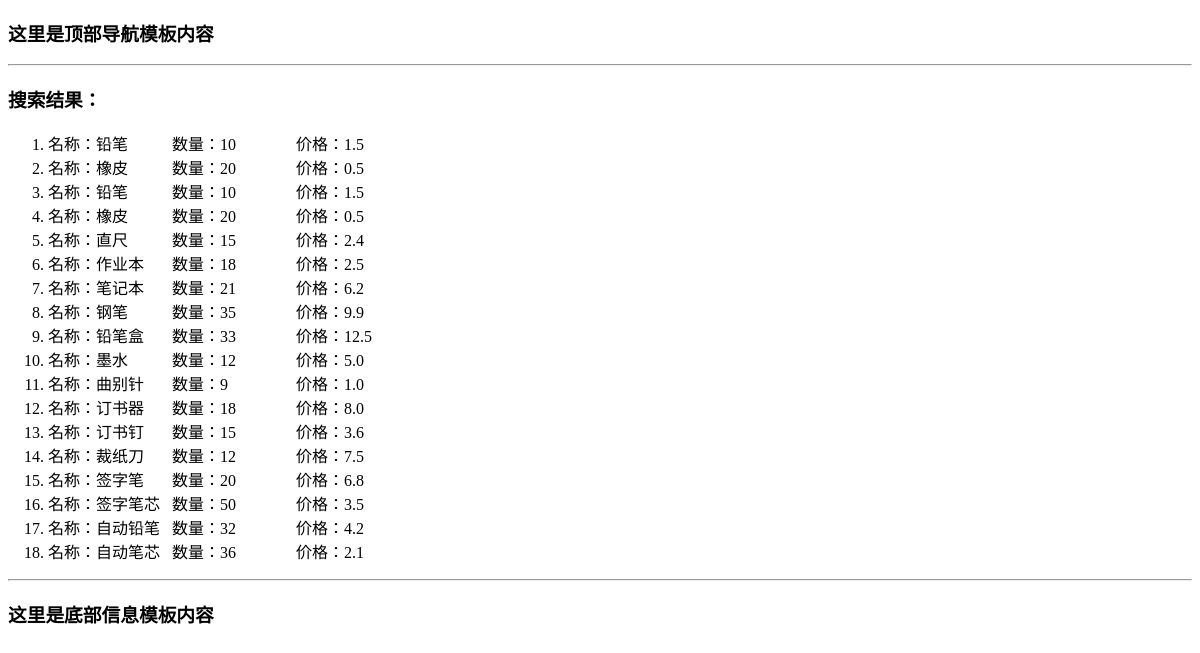
The page /all/ on the database as committed earlier.
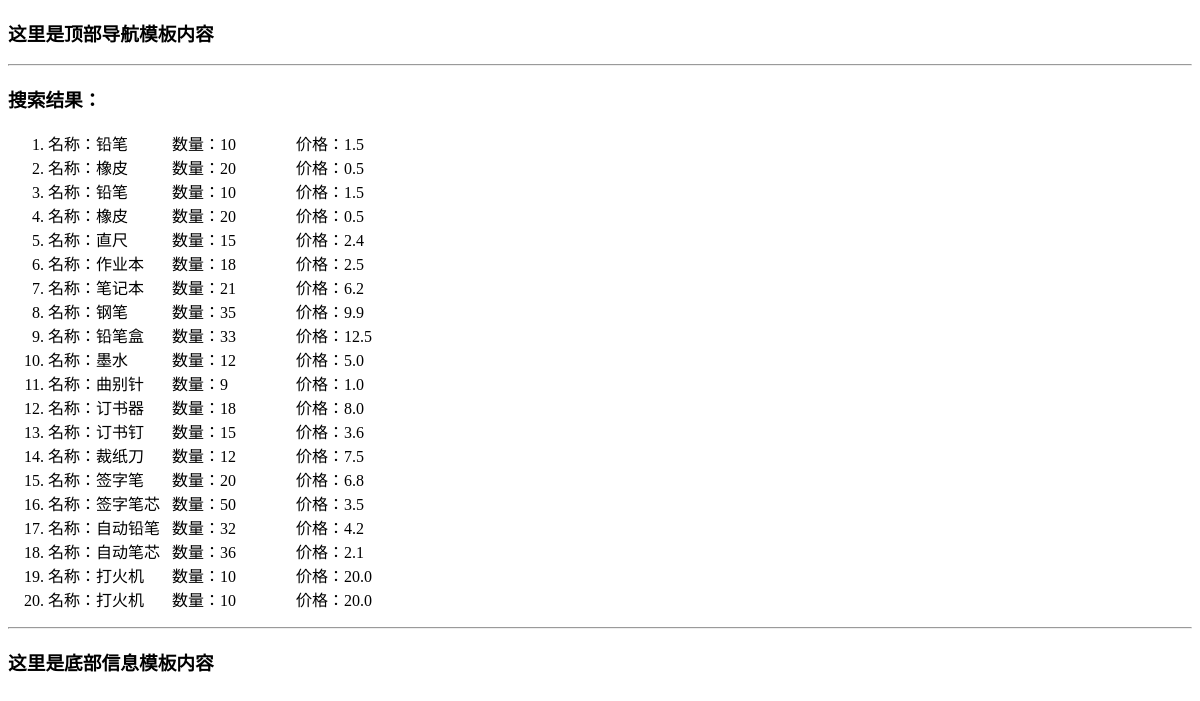
The same page on the database as committed later.
### MySite/models.py (models this page shows, shortened)
class Goods(models.Model):
    goods_name = models.CharField(max_length=30)
    goods_number = models.IntegerField()
    goods_price = models.FloatField()

### MySite/views.py (the view)
# urls.py: path('all/',views.searchall),
def searchall(request):
    goods_list = Goods.objects.all()
    return render(request,'search_result.html',{'goods_list':goods_list,'title':'查询'})

### MyWeb/context_processor.py (called while the page is built)
def getuserip(request):
    ip = request.META['REMOTE_ADDR']
    if ip == '127.0.0.1':
        return {'user_type':'本机用户'}
    return {'user_type':'外部用户(%s)'%ip}

### templates/search_result.html
{% extends 'base.html' %}
{% block content %}
    <h3>搜索结果：</h3>
    <ol>
        {% for goods_info in goods_list %}
            <li>
                <label style="display:inline-block;width:120px;">名称：{{ goods_info.goods_name }}</label>
                <label style="display:inline-block;width:120px;">数量：{{ goods_info.goods_number }}</label>
                <label style="display:inline-block;width:90px;">价格：{{ goods_info.goods_price }}</label>
            {% empty %}
                没有查询结果
         {% endfor %}
    </ol>
{% endblock %}

### templates/base.html (shortened to what this page needs)
<!DOCTYPE html>
<html lang="en">
<head>
</head>
<body>
{% include 'nav.html' %}
{% block content %}这是网站内容{% endblock %}
{% include 'footer.html' %}
</body>
</html>

### templates/nav.html
<h3>这里是顶部导航模板内容</h3>
<hr>

### templates/footer.html
<hr>
<h3>这里是底部信息模板内容</h3>
<body>

Rows that differ between the two databases and show on the page:
added Goods: goods_name "打火机", goods_number "10", goods_price "20.0"
added Goods: goods_name "打火机", goods_number "10", goods_price "20.0"
